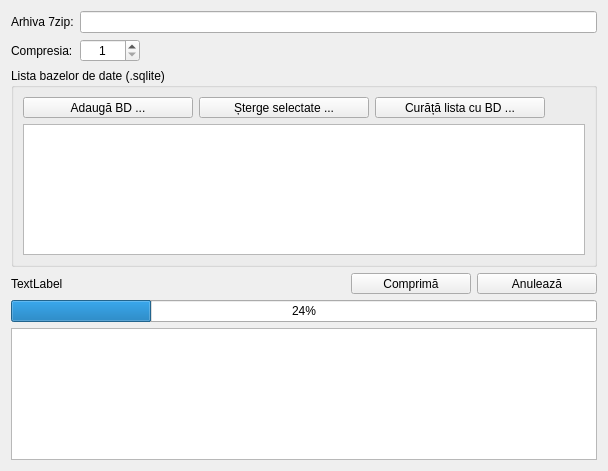
<?xml version="1.0" encoding="UTF-8"?>
<ui version="4.0">
 <class>ArchiveCreationHandler</class>
 <widget class="QDialog" name="ArchiveCreationHandler">
  <property name="geometry">
   <rect>
    <x>0</x>
    <y>0</y>
    <width>608</width>
    <height>471</height>
   </rect>
  </property>
  <property name="windowTitle">
   <string>Dialog</string>
  </property>
  <property name="windowIcon">
   <iconset resource="../../resources/resource.qrc">
    <normaloff>:/img/common/archive.png</normaloff>:/img/common/archive.png</iconset>
  </property>
  <layout class="QGridLayout" name="gridLayout_2">
   <item row="6" column="0" colspan="5">
    <widget class="QTextEdit" name="txt_logs"/>
   </item>
   <item row="4" column="4">
    <widget class="QToolButton" name="btnCancel">
     <property name="minimumSize">
      <size>
       <width>120</width>
       <height>0</height>
      </size>
     </property>
     <property name="text">
      <string>Anulează</string>
     </property>
     <property name="toolButtonStyle">
      <enum>Qt::ToolButtonStyle::ToolButtonTextBesideIcon</enum>
     </property>
    </widget>
   </item>
   <item row="1" column="1">
    <widget class="QSpinBox" name="compression">
     <property name="alignment">
      <set>Qt::AlignmentFlag::AlignCenter</set>
     </property>
     <property name="buttonSymbols">
      <enum>QAbstractSpinBox::ButtonSymbols::UpDownArrows</enum>
     </property>
     <property name="minimum">
      <number>1</number>
     </property>
     <property name="maximum">
      <number>9</number>
     </property>
    </widget>
   </item>
   <item row="1" column="0">
    <widget class="QLabel" name="label_2">
     <property name="text">
      <string>Compresia:</string>
     </property>
    </widget>
   </item>
   <item row="0" column="1" colspan="4">
    <widget class="LineEditCustom" name="archivePath"/>
   </item>
   <item row="5" column="0" colspan="5">
    <widget class="QProgressBar" name="progress">
     <property name="value">
      <number>24</number>
     </property>
    </widget>
   </item>
   <item row="4" column="3">
    <widget class="QToolButton" name="btnStart">
     <property name="minimumSize">
      <size>
       <width>120</width>
       <height>0</height>
      </size>
     </property>
     <property name="text">
      <string>Comprimă</string>
     </property>
    </widget>
   </item>
   <item row="0" column="0">
    <widget class="QLabel" name="label">
     <property name="text">
      <string>Arhiva 7zip:</string>
     </property>
    </widget>
   </item>
   <item row="1" column="2" colspan="3">
    <spacer name="horizontalSpacer">
     <property name="orientation">
      <enum>Qt::Orientation::Horizontal</enum>
     </property>
     <property name="sizeHint" stdset="0">
      <size>
       <width>453</width>
       <height>20</height>
      </size>
     </property>
    </spacer>
   </item>
   <item row="2" column="0" colspan="5">
    <widget class="QGroupBox" name="groupBox">
     <property name="title">
      <string>Lista bazelor de date (.sqlite)</string>
     </property>
     <layout class="QGridLayout" name="gridLayout">
      <item row="0" column="0">
       <widget class="QToolButton" name="btnAdd">
        <property name="minimumSize">
         <size>
          <width>170</width>
          <height>0</height>
         </size>
        </property>
        <property name="text">
         <string>Adaugă BD ...</string>
        </property>
       </widget>
      </item>
      <item row="0" column="2">
       <widget class="QToolButton" name="btnClear">
        <property name="minimumSize">
         <size>
          <width>170</width>
          <height>0</height>
         </size>
        </property>
        <property name="text">
         <string>Curăță lista cu BD ...</string>
        </property>
       </widget>
      </item>
      <item row="0" column="1">
       <widget class="QToolButton" name="btnRemove">
        <property name="minimumSize">
         <size>
          <width>170</width>
          <height>0</height>
         </size>
        </property>
        <property name="text">
         <string>Șterge selectate ...</string>
        </property>
       </widget>
      </item>
      <item row="0" column="3">
       <spacer name="horizontalSpacer_2">
        <property name="orientation">
         <enum>Qt::Orientation::Horizontal</enum>
        </property>
        <property name="sizeHint" stdset="0">
         <size>
          <width>40</width>
          <height>20</height>
         </size>
        </property>
       </spacer>
      </item>
      <item row="1" column="0" colspan="4">
       <widget class="QListWidget" name="list_files"/>
      </item>
     </layout>
    </widget>
   </item>
   <item row="4" column="0" colspan="3">
    <widget class="QLabel" name="txt_status">
     <property name="sizePolicy">
      <sizepolicy hsizetype="Expanding" vsizetype="Preferred">
       <horstretch>0</horstretch>
       <verstretch>0</verstretch>
      </sizepolicy>
     </property>
     <property name="text">
      <string>TextLabel</string>
     </property>
    </widget>
   </item>
  </layout>
 </widget>
 <customwidgets>
  <customwidget>
   <class>LineEditCustom</class>
   <extends>QLineEdit</extends>
   <header>customs/lineeditcustom.h</header>
  </customwidget>
 </customwidgets>
 <resources>
  <include location="../../resources/resource.qrc"/>
 </resources>
 <connections/>
</ui>
